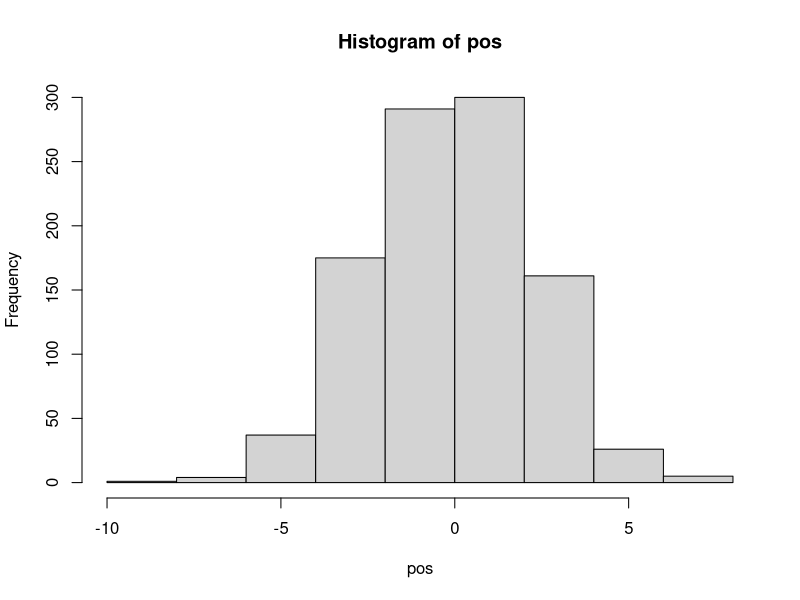

Source code (R): (Note: this script raises an error after producing the figure.)


#Chapter 4 walkthrough



#setion 4.1.1 - Normal by addition

#simulating the coin toss and step example for explaining the normal distribution.

#16 coin flips, steps between -1 and 1, 1000 people doing it. Always normal.
pos <- replicate(1000, sum(runif(16, -1,1)))

hist(pos)


#section 4.1.2 - Normaly by multiplication

#looking at how multiplicative effects rather than additive effects 


#example here is multiplicative effects of genes on growth rate. So we sample 12 growth rates from 1 to 1.1, where 1 
#indictes no growth and 1.1 indicates a 10% increase. We then multiply these loci together. We replicate 10000 times and
#plot, and find rates are roughly nomrally distributed.
growth <- replicate(10000, prod(1+runif(12,0,0.1)))
dens(growth, norm.comp = T)


#now let's test with larger effects.

big <- replicate(10000, prod(1+runif(12, 0,0.5)))
dens(big, norm.comp = T)

#AHHH so it's not normally distributed now punk! This makes sense though, based on McElreath's explanation. We see that
#since effects are larger now, multiplying them deviates from an additive process much more strongly. Thus we lose the
#normally distributed pattern. But I fucking bet if we log transform this shit it's normal again ayyy??


#Section 4.1.3





